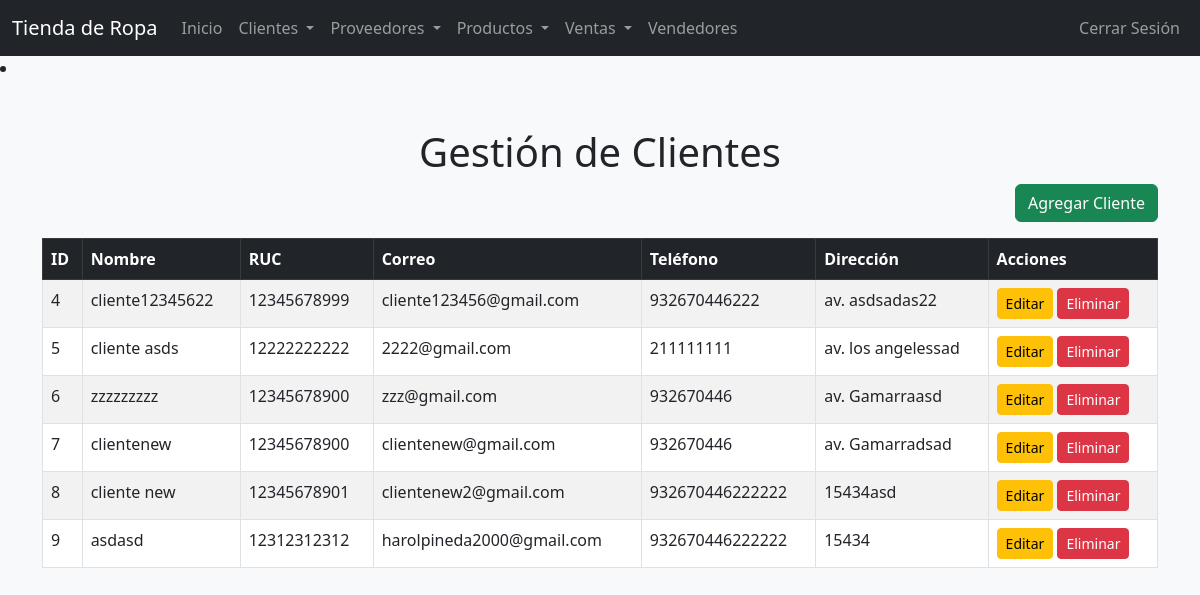
/clientes.php (signed in), run on the app's committed database.
### tables this page shows
CREATE TABLE `clientes` (
  `id` int(11) NOT NULL,
  `nombre` varchar(100) NOT NULL,
  `ruc` varchar(11) NOT NULL,
  `correo` varchar(100) DEFAULT NULL,
  `telefono` varchar(20) DEFAULT NULL,
  `direccion` varchar(255) DEFAULT NULL,
  `password` varchar(255) DEFAULT NULL
);

### clientes.php (the view, shortened to what this page needs)
<?php
include 'config.php';
include 'navbar.php';
$query = $conn->query("SELECT * FROM clientes");
$clientes = $query->fetchAll(PDO::FETCH_ASSOC);
?>
<!DOCTYPE html>
<html lang="es">
<head>
    <link href="https://cdn.jsdelivr.net/npm/bootstrap@5.3.0-alpha3/dist/css/bootstrap.min.css" rel="stylesheet">
</head>
<body class="bg-light">
    <div class="container my-5">
        <h1 class="text-center">Gestión de Clientes</h1>
        <div class="text-end mb-3">
            <a href="agregar_cliente.php" class="btn btn-success">Agregar Cliente</a>
        </div>
        <table class="table table-bordered table-striped table-hover">
            <thead class="table-dark">
                <tr>
                    <th>ID</th>
                    <th>Nombre</th>
                    <th>RUC</th>
                    <th>Correo</th>
                    <th>Teléfono</th>
                    <th>Dirección</th>
                    <th>Acciones</th>
                </tr>
            </thead>
            <tbody>
                <?php foreach ($clientes as $cliente): ?>
                <tr>
                    <td><?= htmlspecialchars($cliente['id']) ?></td>
                    <td><?= htmlspecialchars($cliente['nombre']) ?></td>
                    <td><?= htmlspecialchars($cliente['ruc']) ?></td>
                    <td><?= htmlspecialchars($cliente['correo']) ?></td>
                    <td><?= htmlspecialchars($cliente['telefono']) ?></td>
                    <td><?= htmlspecialchars($cliente['direccion']) ?></td>
                    <td>
                        <a href="editar_cliente.php?id=<?= $cliente['id'] ?>" class="btn btn-warning btn-sm">Editar</a>
                        <a href="eliminar_cliente.php?id=<?= $cliente['id'] ?>" class="btn btn-danger btn-sm" onclick="return confirm('¿Está seguro de eliminar este cliente?');">Eliminar</a>
                    </td>
                </tr>
                <?php endforeach; ?>
            </tbody>
        </table>
    </div>
</body>
</html>

### data on the page
clientes: id "4", nombre "cliente12345622", ruc "12345678999", correo "cliente123456@gmail.com", telefono "932670446222", direccion "av. asdsadas22"
clientes: id "5", nombre "cliente asds", ruc "12222222222", correo "2222@gmail.com", telefono "211111111", direccion "av. los angelessad"
clientes: id "6", nombre "zzzzzzzzz", ruc "12345678900", correo "zzz@gmail.com", telefono "932670446", direccion "av. Gamarraasd"
clientes: id "7", nombre "clientenew", ruc "12345678900", correo "clientenew@gmail.com", telefono "932670446", direccion "av. Gamarradsad"
clientes: id "8", nombre "cliente new", ruc "12345678901", correo "clientenew2@gmail.com", telefono "932670446222222", direccion "15434asd"
clientes: id "9", nombre "asdasd", ruc "12312312312", correo "harolpineda2000@gmail.com", telefono "932670446222222", direccion "15434"
